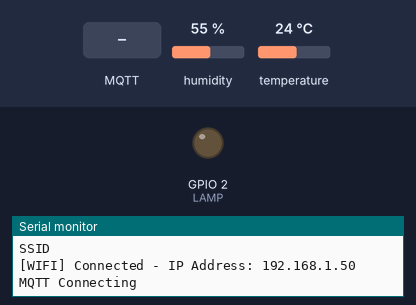
A sketch run on a simulated ESP8266 (NodeMCU). Shown: output pins drawn as LEDs (lit = HIGH), the last lines printed to the serial monitor. The inputs (shaded band) are chosen by the test bench; at power-on: humidity 55 %, temperature 24 °C. WiFi joins after 1.5 s; servers stay silent unless stated; no MQTT or app messages arrive unless stated.

Above: at 2.7 s.
2.8 s: MQTT message "room/lamp" arrives on the first subscribed topic
At 3.4 s:
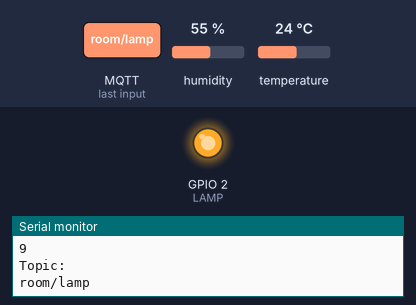
4.4 s: MQTT message "on" arrives on the first subscribed topic
At 4.9 s:
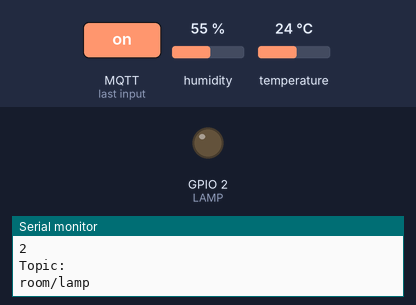
6.5 s: MQTT message "1" arrives on the first subscribed topic
At 7.8 s:
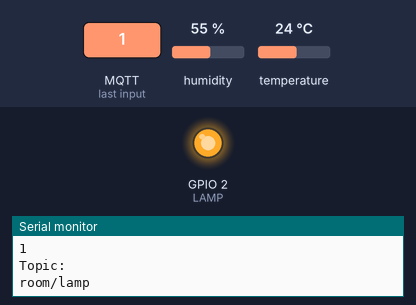
Timing chart, 0 to 9.5 s (numbered marks = the images above; inputs shaded):
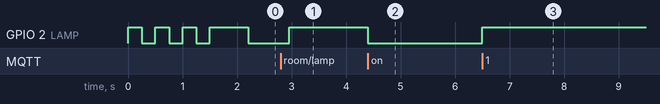

The sketch:

run.ino
```cpp
#include <ESP8266WiFi.h>
#include <DHT.h>
#include <PubSubClient.h>
#include <string.h>

#define DHT_TYPE    DHT11
#define DHT_PIN     5 // D1
#define LAMP        LED_BUILTIN

#define MQTT_SERVER "BROKER_IP_ADDRESS"
#define SSID        "SSID"
#define PASSWD      "PASSWD"

DHT dht (DHT_PIN, DHT_TYPE);

float bTemperature = 0;
float bHumidity    = 0;

long now = millis();
long lastMeasure = 0;

WiFiClient espClient;
PubSubClient client(espClient);

void blinkLed(int timeBlink){
  digitalWrite(LED_BUILTIN, HIGH);
  delay(timeBlink);
  digitalWrite(LED_BUILTIN, LOW);
  delay(timeBlink);
}

void setupWireless(void){
  String nodeHostname = "ESP8266-Node";

  Serial.println("[WIFI] Connecting to: ");
  Serial.println(SSID);

  WiFi.hostname(nodeHostname.c_str());
  WiFi.begin(SSID, PASSWD);

  while (WiFi.status() != WL_CONNECTED)
  {
    blinkLed(250);
  }
  Serial.println("");

  digitalWrite(LED_BUILTIN, LOW);
  Serial.print("[WIFI] Connected - IP Address: ");
  Serial.println (WiFi.localIP());
}

float readTemperature(void){
  float temperature = dht.readTemperature();

  if(!isnan(temperature)){
    bTemperature = temperature;
    Serial.print("Current temperature = ");
    Serial.println(temperature);

    return temperature;
  }
  else{
    Serial.print("Current temperature = ");
    Serial.println(bTemperature);

    return bTemperature;
  }
}

float readHumidity(void){
  float humidity = dht.readHumidity();

  if(!isnan(humidity)){
    Serial.print("Current humidity = ");
    bHumidity = humidity;
    Serial.println(humidity);

    return humidity;
  }
  else{
    Serial.print("Current humidity = ");
    Serial.println(bHumidity);

    return bHumidity;
  }
}

void zOSCallback(String topic, byte* payload, unsigned int lenght){
  Serial.println("Lenght: ");
  Serial.println(lenght);

  Serial.println("Topic: ");
  Serial.println(topic);

  char decodedPayload[lenght];

  if(topic == "room/lamp"){
    for (int i = 0; i < lenght; i++)
    {
        decodedPayload[i] = (char)payload[i];
    }

    if(strncmp ((const char *) decodedPayload, "on", lenght)){
        digitalWrite(LAMP, HIGH);
    }
    else if(strncmp ((const char *) decodedPayload, "off", lenght)){
        digitalWrite(LAMP, LOW);
    }

  }

}

void setup() {
  Serial.begin(115200);

  pinMode(LAMP, OUTPUT);
  dht.begin();
  setupWireless();

  client.setServer(MQTT_SERVER, 1883);
  client.setCallback(zOSCallback);
}

void MQTTConnection(void){
  while(!client.connected()){
    Serial.println("MQTT Connecting");
    blinkLed(700);

    if(client.connect("ESP8266-Node")){
      client.subscribe("room/lamp");
    }
    else{
      Serial.print("Error [");
      Serial.print(client.state());
      Serial.print("]");
      Serial.println();
      Serial.println("Failed to connect, retrying in 5 seconds");
    }
  }
}

void loop() {
  if(!client.connected()){
    MQTTConnection();
  }
  if(!client.loop()){
    client.connect("ESP8266-Node");
  }

  now = millis();

  if(now - lastMeasure > 5000){
    lastMeasure = now;

    float temperature = readTemperature();
    float humidity = readHumidity();

    static char strTemperarure[7];
    static char strHumidity[7];

    dtostrf(temperature, 6, 2, strTemperarure);
    dtostrf(humidity, 6, 2, strHumidity);

    client.publish("room/temperature", strTemperarure);
    client.publish("room/humidity", strHumidity);
  }
}
```

Measured:
- after the input at 2.8 s, GPIO 2 (LAMP): LOW → HIGH after 0.15 s
- after the input at 4.4 s, GPIO 2 (LAMP): HIGH → LOW at once
- after the input at 6.5 s, GPIO 2 (LAMP): LOW → HIGH at once
- by itself, GPIO 2 (LAMP): repeats every 0.50 s: HIGH 0.25 s, LOW 0.25 s
